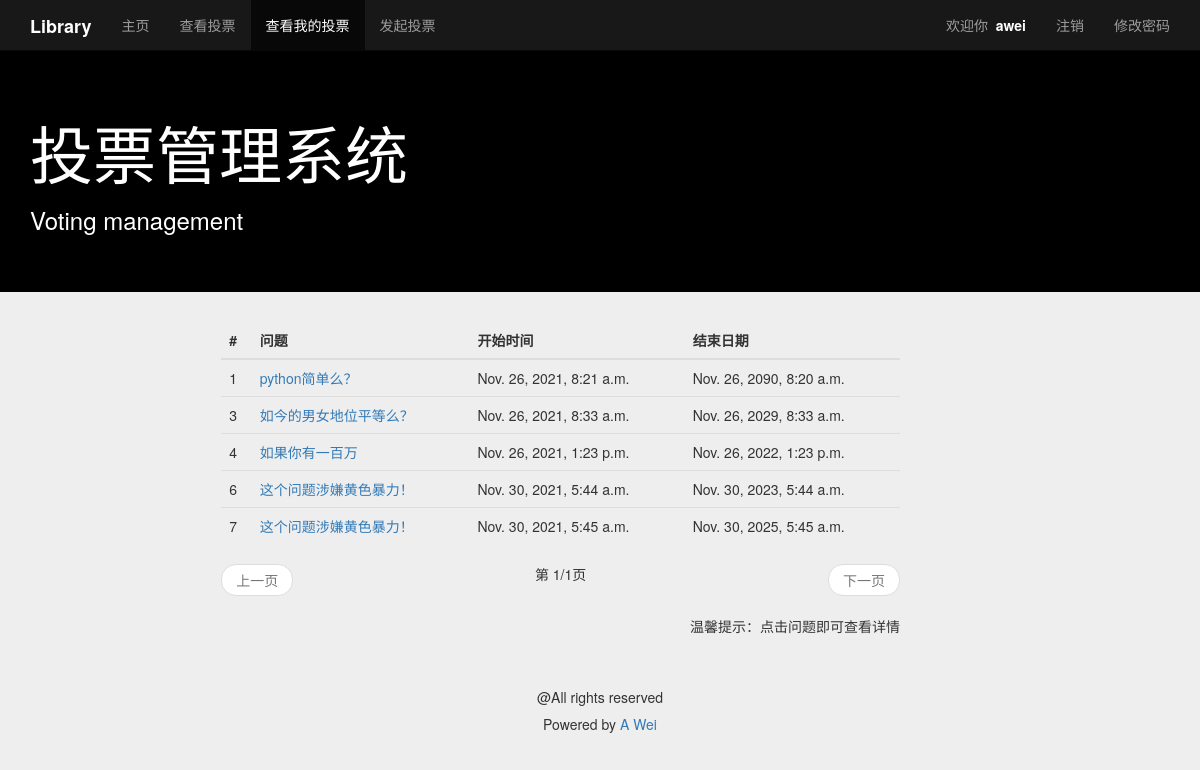
The page /tes/polls_list_my (signed in) on the database its author committed.
### tes/models.py (models this page shows, shortened)
class Question(models.Model):
    author_name = models.ForeignKey(User, on_delete=models.CASCADE, verbose_name='作者')
    question_text = models.CharField(max_length=200)
    ready = models.IntegerField(default=0)  # 管理员审核  如果可以，ready 加 1 。显示在投票系统中。
    created_datetime = models.DateTimeField(auto_now_add=True, verbose_name='创建时间')
    end_date = models.DateTimeField(null=True, blank=True, verbose_name='结束日期')
    objects = None

### tes/views.py (the view)
# urls.py: path('polls_list_my', views.polls_list_my, name='polls_list_my'),
@login_required
def polls_list_my(request):
    user = request.user
    questions = Question.objects.all()
    paginator = Paginator(questions, 100)  # 分页操作，每次5个对象
    page = request.GET.get('page')  # 创建分页对象
    try:
        questions = paginator.page(page)  # page(int) 取对象的某页的对象 此处为当前页
    except PageNotAnInteger:
        questions = paginator.page(1)  # 取对象的第一页 分页对象
    except EmptyPage:  # EmptyPage、PageNotAnInteger这两个类是为了防止p值（当前页码）不是int类型、或者大于总页码的情况；
        questions = paginator.page(paginator.num_pages)  # num_pages 总页数
    context = {
        'user': user,
        'active_menu': 'view_polls_my',
        'questions_list': questions,
    }
    return render(request, 'tes/polls_list_my.html', context)

### tes/templates/tes/polls_list_my.html (shortened to what this page needs)
{% extends "tes/base.html" %}
{% block content %}
<div class="container">
    <div class="row">
        <div class="col-md-10 col-md-offset-1">
            <div class="col-md-9 col-md-offset-1">
                <table class="table table-hover">
                    <thead>
                    <tr>
                        <th>#</th>
                        <th>问题</th>
                        <th>开始时间</th>
                        <th>结束日期</th>
                    </tr>
                    </thead>
                    <tbody>
                    {% for question in questions_list %}
                        {% if question.author_name_id == user.id %}
                            <tr>
                                <td>{{ forloop.counter }}</td>
                                <td><a href="{% url 'results' question.id %}">{{ question.question_text }}</a></td>
                                <td>{{ question.created_datetime }}</td>
                                <td>{{ question.end_date }}</td>
                            </tr>
                        {% endif %}
                    {% empty %}
                        <tr>
                            <td>暂无投票</td>
                        </tr>
                    {% endfor %}
                    </tbody>
                </table>
                <nav>
                    <ul class="pager">
                        {% if questions_list.has_previous %}
                            <li class="previous"><a
                                    href="{% url 'polls_list_my' %}?page={{ questions_list.previous_page_number }}">上一页</a>
                            </li>
                        {% else %}
                            <li class="previous disabled"><a href="#">上一页</a></li>
                        {% endif %}
                        第 {{ questions_list.number }}/{{ questions_list.paginator.num_pages }}页
                        {% if questions_list.has_next %}
                            <li class="next"><a
                                 href="{% url 'polls_list_my' %}?page= {{ questions_list.next_page_number }} ">下一页</a>
                            </li>
                        {% else %}
                            <li class="next disabled"><a href="#">下一页</a></li>
                        {% endif %}
                    </ul>
                </nav>
                <div>
                    <p class="text-right">温馨提示：点击问题即可查看详情</p>
                </div>
            </div>
        </div>
    </div>
</div>
{% endblock %}

### tes/templates/tes/base.html (shortened to what this page needs)
<!DOCTYPE html>
<html lang="zh-cn">
<head>
    {% load static %}
    <link rel="stylesheet" type="text/css" href="{% static 'css/bootstrap.min.css'%}">
    <link rel="stylesheet" type="text/css" href="{% static 'css/base.css'%}">
</head>
<body>
<nav style="background-color:#181818;" class="navbar navbar-inverse navbar-fixed-top" role="navigation">
    <div  class="container">
        <div class="navbar-header">
            <a style="color:#FFF" href="{% url 'homepage' %}" class="navbar-brand"><strong>Library</strong></a>
        </div>
        <div id='collapse' class='collapse navbar-collapse'>
                <ul class="nav navbar-nav">
                    <li style="color:#A9A9A9"  id="homepage"><a href="{% url 'homepage' %}">主页</a></li>
                    {% if user.is_active %}
                        <li id="view_polls"><a href="{% url 'polls_list' %}">查看投票</a></li>
                        <li id="view_polls_my"><a href="{% url 'polls_list_my' %}">查看我的投票</a> </li>
                        <li id="add_polls"><a href="{% url 'add_polls' %}">发起投票</a> </li>
                    {% endif %}
                </ul>
                <ul class="nav navbar-nav navbar-right">
                    {% if user.is_active %}
                        <li><p class="navbar-text">欢迎你&nbsp;&nbsp;<span id="base_name">{{ user.username }}</span></p>
                        </li>
                        <li><a href="{% url 'logout' %}">注销</a></li>
                        <li><a href="{% url 'change_password' %}" autofocus>修改密码</a></li>
                    {% else %}
                        <li><a href="{% url 'sign_up' %}">注册</a></li>
                        <li><a href="{% url 'login' %}">登录</a></li>
                    {% endif %}
                </ul>
        </div>
    </div>
</nav>
<header style="background-color:#000000;" class="jumbotron subhead" id="header-base">
    <div  class="container">
        <h1 style="color:#FFF">投票管理系统</h1>
        <h3 style="color:#FFF">Voting management</h3>
    </div>
</header>
{% block content %}{% endblock %}
<footer class="footer" role="contentinfo">
    <hr>
    <div class="container">
        <p class="text-center">@All rights reserved</p>
        <h5 class="text-center"> Powered by&nbsp;<a href="https://www.baidu.com">A Wei</a></h5>
    </div>
</footer>
</body>
</html>

### tes/static/css/base.css (style rules this page uses)
body { padding-top:50px; background-color: #eeeeee; }
#header-base { background-color: #000; color:#fff; }
#base_name { color: #fff; font-weight: bold; }

### rows shown on the page
Question: question_text "python简单么？", created_datetime "Nov. 26, 2021, 8:21 a.m.", end_date "Nov. 26, 2090, 8:20 a.m."
Question: question_text "如今的男女地位平等么？", created_datetime "Nov. 26, 2021, 8:33 a.m.", end_date "Nov. 26, 2029, 8:33 a.m."
Question: question_text "如果你有一百万", created_datetime "Nov. 26, 2021, 1:23 p.m.", end_date "Nov. 26, 2022, 1:23 p.m."
Question: question_text "这个问题涉嫌黄色暴力！", created_datetime "Nov. 30, 2021, 5:44 a.m.", end_date "Nov. 30, 2023, 5:44 a.m."
Question: question_text "这个问题涉嫌黄色暴力！", created_datetime "Nov. 30, 2021, 5:45 a.m.", end_date "Nov. 30, 2025, 5:45 a.m."

### other values the page prints
{{ user.username }} "awei"
{{ questions_list.number }} "1"
{{ questions_list.paginator.num_pages }} "1"
